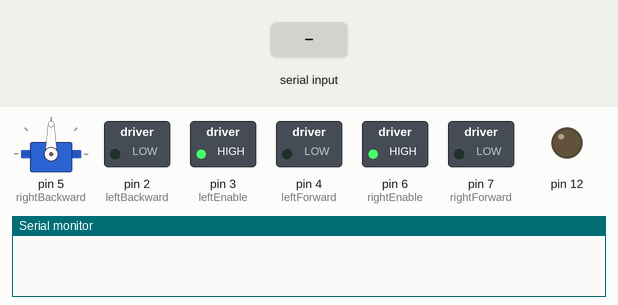
Recording of a sketch running on a simulated Arduino Uno, built with avr-gcc and run on an emulated ATmega328P. Shown: servo, switched loads named in the sketch (green lamp = pin HIGH), output pins drawn as LEDs (lit = HIGH), the last lines printed to the serial monitor. The test bench sets the inputs (shaded band). Pins used as bus, display or sensor lines are not drawn.

Above: at 1.2 s.
1.3 s: "0" received over Serial
At 1.6 s:
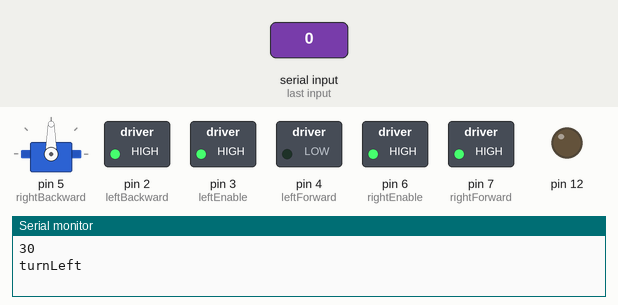
2.8 s: byte 16 (0x10) received over Serial
At 4.0 s:
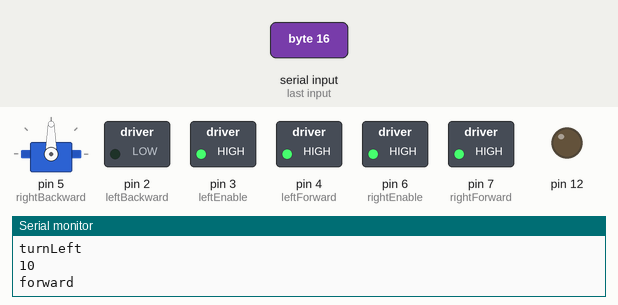
4.3 s: byte 32 (0x20) received over Serial
At 5.1 s:
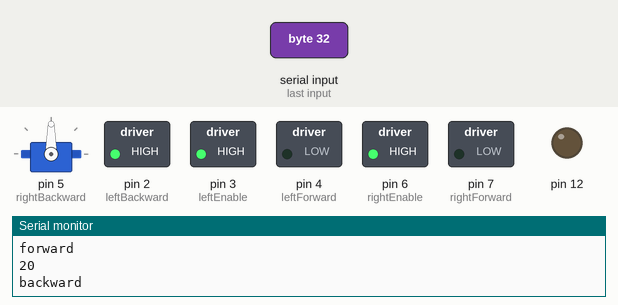
5.8 s: byte 64 (0x40) received over Serial
At 6.3 s:
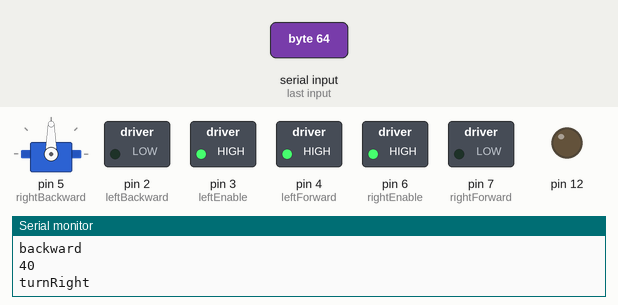
7.3 s: byte 170 (0xAA) received over Serial
At 8.5 s:
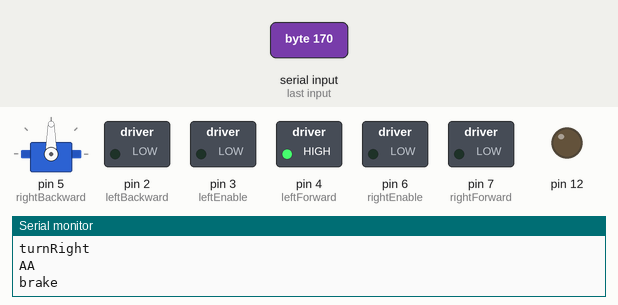
8.8 s: "1" received over Serial
At 9.7 s:
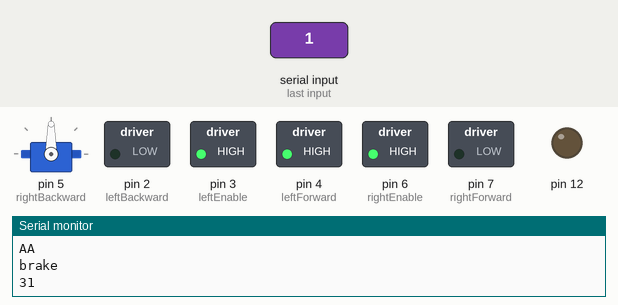
Timing chart, 0 to 11.3 s (numbered marks = the images above; inputs shaded):
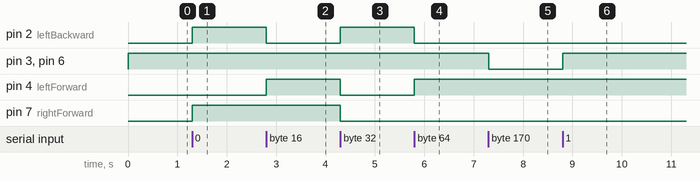

The sketch:

main.ino
```cpp
#include <Arduino.h>
#include <IRremote.h>
#include <SoftwareSerial.h>
#include "Ultrasonic.h"
#include <Servo.h>
#include "IRRemoteDefine.h"

/**
 * Created by Yvan RAJAONARIVONY
 * 01/06/2016
 * ------------------------------
 *
 * Robot Arduino 4WD with features :
 * - Motor left
 * - Motor right
 *
 * Change logs
 * -----------
 *
 */

#define DELTA_TIME        200
#define MODE_NONE         0
#define MODE_IR_COMMAND   1
#define MODE_ULTRASONIC   2

// Init ultrasonic and servo
#include "Ultrasonic.h"
#include <Servo.h>
Ultrasonic ultrasonic(12,13); // 12->trig, 13->echo
Servo mServo;
const int STEP = 5;
const int SIZE = 37;   // Size of distance array =(180/STEP) +1
int dist[SIZE];
int rDelay;
int mid = 90;

// Left motor pins init (enLeft = enable motor, pinB1 = forward, pinB2 = backward)
int leftEnable = 3;
int leftForward = 4;
int leftBackward = 2;

// Right motor pins init (enRight = enable motor, pinA1 = forward, pinA2 = backward)
int rightEnable = 6;
int rightForward = 7;
int rightBackward = 5;

// IR remote init
int pin_recept = 9; // On définit le pin 11
IRrecv ir_recept(pin_recept);
decode_results ir_decode; // stockage données reçues

boolean isRunning;
boolean useUltrasonic;
int mode;

SoftwareSerial bluetooth(10, 11);

void setup() {

// Set up bluetooth
bluetooth.begin(9600);

// Set motor pins to output
pinMode(leftEnable, OUTPUT);
pinMode(leftForward, OUTPUT);
pinMode(leftBackward, OUTPUT);

pinMode(rightEnable, OUTPUT);
pinMode(rightForward, OUTPUT);
pinMode(rightBackward, OUTPUT);

enableMotors();

isRunning = false;

// Init IR remote pins
Serial.begin(9600);
ir_recept.enableIRIn(); // Initialisation de la réception

// Init ultrasonic and servo
mServo.attach(5, 570, 2320);   // attaches the servo on pin 5 to the servo object
rDelay = 5 * STEP;            // assuming 10ms/degree speed

useUltrasonic = false;

}

void loop() {

  // Ultrasonic
  /*if (useUltrasonic) {
    rangeSweep(mid-90, mid+90, dist);
    disp(dist);
    int angle = getAngle(dist);
    //Serial.println(angle);
  }*/

if (Serial.available()) {
  enableMotors();
  int value = Serial.read();
  //bluetooth.write(value);
  Serial.println(value, HEX);
  useUltrasonic = true;

  if (value == 0x10) {
    forward();
  Serial.println("forward");
  } else if(value == 0x20) {
    backward();
    Serial.println("backward");
  } else if (value == 0x30) {
    turnLeft();
    Serial.println("turnLeft");
  } else if (value == 0x40) {
    turnRight();
    Serial.println("turnRight");
  } else if (value == 0xAA){
    disableMotors();
    Serial.println("brake");
    useUltrasonic = false;
  }
}

  /*if (ir_recept.decode(&ir_decode))
  {
    int key = ir_decode.value;
    Serial.println(ir_decode.value, HEX); // On affiche le code en hexadecimal
    ir_recept.resume();
    doCommand(key);
  }

  if (mode == MODE_ULTRASONIC) {

    rangeSweep(mid-90, mid+90, dist);
    disp(dist);
    int angle = getAngle(dist);
    Serial.println(angle);

  } else if (mode == MODE_IR_COMMAND) {

    delay(DELTA_TIME);

  }*/

}

// interpret IR remote command
void doCommand(int key) {

if (isRunning) {
  brake();
  Serial.println("Coast and return");
  return;
}

  switch (key) {
    case KEY_OK:
      brake();
      Serial.println("Break");
      break;

    case KEY_2:
        mode = MODE_ULTRASONIC;
        enableMotors();
        Serial.println("Mode ULTRASONIC selected");
        break;

    case KEY_1:
      mode = MODE_IR_COMMAND;
      enableMotors();
      Serial.println("Mode IR_COMMAND selected");
      break;

    case KEY_0:
      mode = MODE_NONE;
      disableMotors();
      Serial.println("Motors disabled");
      break;

    case KEY_TOP:
      forward();
      Serial.println("Forward");
      break;

    case KEY_BOTTOM:
      backward();
      Serial.println("Backward");
      break;

    case KEY_LEFT:
      turnLeft();
      Serial.println("Turn left");
      break;

    case KEY_RIGHT:
      turnRight();
      Serial.println("Turn right");
      break;
  }
}

// High level H-bridge commands
void enableMotors() {
  digitalWrite(leftEnable, HIGH);
  digitalWrite(rightEnable, HIGH);
}

void disableMotors() {
  digitalWrite(leftEnable, LOW);
  digitalWrite(rightEnable, LOW);
}

void forward() {
  motorLeftForward();
  motorRightForward();
  isRunning = true;
}

void coast() {
  motorLeftCoast();
  motorRightCoast();
  isRunning = false;
}

void brake() {
  motorLeftBrake();
  motorRightBrake();
  isRunning = false;
}

void backward() {
  motorLeftBackward();
  motorRightBackward();
  isRunning = true;
}

void turnLeft() {
  motorLeftBackward();
  motorRightForward();
  isRunning = true;
}

void turnRight() {
  motorRightBackward();
  motorLeftForward();
  isRunning = true;
}

void motorLeftForward() {
  digitalWrite(leftForward, HIGH);
  digitalWrite(leftBackward, LOW);
}

void motorLeftBackward() {
  digitalWrite(leftForward, LOW);
  digitalWrite(leftBackward, HIGH);
}

void motorLeftCoast() {
  digitalWrite(leftForward, LOW);
  digitalWrite(leftBackward, LOW);
}

void motorLeftBrake() {
  digitalWrite(leftForward, HIGH);
  digitalWrite(leftBackward, HIGH);
}

void motorRightForward() {
  digitalWrite(rightForward, HIGH);
  digitalWrite(rightBackward, LOW);
}

void motorRightBackward() {
  digitalWrite(rightForward, LOW);
  digitalWrite(rightBackward, HIGH);
}

void motorRightCoast() {
  digitalWrite(rightForward, LOW);
  digitalWrite(rightBackward, LOW);
}

void motorRightBrake() {
  digitalWrite(rightForward, HIGH);
  digitalWrite(rightBackward, HIGH);
}


/**
 * Reads distance over 180 degrees twice in left-to-right
 * sweep, then right-to-left sweep and averages the readings
 */
void rangeSweep(int st, int en, int dist[]) {
  int pos = 0;    // variable to store the servo position
  for(pos = st; pos<en; pos+=STEP) {
    mServo.write(pos);              // tell servo to go to position in variable 'pos'
    delay(rDelay);               // waits 10ms/degree for the servo to reach the position
    dist[int(pos/STEP)] = ultrasonic.Ranging(CM);
  }

  for(pos = en; pos>st; pos-=STEP) {
    mServo.write(pos);              // tell servo to go to position in variable 'pos'
    delay(rDelay);
    dist[int(pos/STEP)] += ultrasonic.Ranging(CM);
    dist[int(pos/STEP)] /= 2;
  }
}

/**
 * Prints the range readings to the serial monitor
 */
void  disp(int dist[]) {
  for(int i = 0; i < SIZE; i++) {
    Serial.print(i*STEP);
    Serial.print(", ");
    Serial.println(dist[i]);
  }
}

/**
 * Get the angle at which the distance is maximum
 */
int getAngle(int dist[]) {
  int maxDist=0;
  int angle=mid;
  for(int i = 0; i < SIZE; i++) {
    if(maxDist<dist[i]) {
      maxDist = dist[i];
      angle = i * STEP;
    }
  }
  return angle;
}
```

IRRemoteDefine.h
```cpp
//******************************************************************************
// IR remote constants define
//******************************************************************************

#ifndef IRRemoteDefine_h
#define IRRemoteDefine_h

#define KEY_TOP              0xFF629D
#define KEY_BOTTOM           0xFFA857
#define KEY_LEFT             0xFF22DD
#define KEY_RIGHT            0xFFC23D
#define KEY_OK               0xFF02FD

#define KEY_1                0xFF6897
#define KEY_2                0xFF9867
#define KEY_3                0xFFB04F
#define KEY_4                0xFF30CF
#define KEY_5                0xFF18E7
#define KEY_6                0xFF7A85
#define KEY_7                0xFF10EF
#define KEY_8                0xFF38C7
#define KEY_9                0xFF5AA5
#define KEY_0                0xFF4AB5

#define KEY_STAR             0xFF42BD
#define KEY_SHARP            0xFF52AD


#endif
```

ir_Aiwa.cpp
```cpp
#include "IRremote.h"
#include "IRremoteInt.h"

//==============================================================================
//                         AAA   IIIII  W   W   AAA
//                        A   A    I    W   W  A   A
//                        AAAAA    I    W W W  AAAAA
//                        A   A    I    W W W  A   A
//                        A   A  IIIII   WWW   A   A
//==============================================================================

// Based off the RC-T501 RCU
// Lirc file http://lirc.sourceforge.net/remotes/aiwa/RC-T501

#define AIWA_RC_T501_HZ            38
#define AIWA_RC_T501_BITS          15
#define AIWA_RC_T501_PRE_BITS      26
#define AIWA_RC_T501_POST_BITS      1
#define AIWA_RC_T501_SUM_BITS    (AIWA_RC_T501_PRE_BITS + AIWA_RC_T501_BITS + AIWA_RC_T501_POST_BITS)
#define AIWA_RC_T501_HDR_MARK    8800
#define AIWA_RC_T501_HDR_SPACE   4500
#define AIWA_RC_T501_BIT_MARK     500
#define AIWA_RC_T501_ONE_SPACE    600
#define AIWA_RC_T501_ZERO_SPACE  1700

//+=============================================================================
#if SEND_AIWA_RC_T501
void  IRsend::sendAiwaRCT501 (int code)
{
	unsigned long  pre = 0x0227EEC0;  // 26-bits

	// Set IR carrier frequency
	enableIROut(AIWA_RC_T501_HZ);

	// Header
	mark(AIWA_RC_T501_HDR_MARK);
	space(AIWA_RC_T501_HDR_SPACE);

	// Send "pre" data
	for (unsigned long  mask = 1UL << (26 - 1);  mask;  mask >>= 1) {
		mark(AIWA_RC_T501_BIT_MARK);
		if (pre & mask)  space(AIWA_RC_T501_ONE_SPACE) ;
		else             space(AIWA_RC_T501_ZERO_SPACE) ;
	}

//-v- THIS CODE LOOKS LIKE IT MIGHT BE WRONG - CHECK!
//    it only send 15bits and ignores the top bit
//    then uses TOPBIT which is 0x80000000 to check the bit code
//    I suspect TOPBIT should be changed to 0x00008000

	// Skip first code bit
	code <<= 1;
	// Send code
	for (int  i = 0;  i < 15;  i++) {
		mark(AIWA_RC_T501_BIT_MARK);
		if (code & 0x80000000)  space(AIWA_RC_T501_ONE_SPACE) ;
		else                    space(AIWA_RC_T501_ZERO_SPACE) ;
		code <<= 1;
	}

//-^- THIS CODE LOOKS LIKE IT MIGHT BE WRONG - CHECK!

	// POST-DATA, 1 bit, 0x0
	mark(AIWA_RC_T501_BIT_MARK);
	space(AIWA_RC_T501_ZERO_SPACE);

	mark(AIWA_RC_T501_BIT_MARK);
	space(0);
}
#endif

//+=============================================================================
#if DECODE_AIWA_RC_T501
bool  IRrecv::decodeAiwaRCT501 (decode_results *results)
{
	int  data   = 0;
	int  offset = 1;

	// Check SIZE
	if (irparams.rawlen < 2 * (AIWA_RC_T501_SUM_BITS) + 4)  return false ;

	// Check HDR Mark/Space
	if (!MATCH_MARK (results->rawbuf[offset++], AIWA_RC_T501_HDR_MARK ))  return false ;
	if (!MATCH_SPACE(results->rawbuf[offset++], AIWA_RC_T501_HDR_SPACE))  return false ;

	offset += 26;  // skip pre-data - optional
	while(offset < irparams.rawlen - 4) {
		if (MATCH_MARK(results->rawbuf[offset], AIWA_RC_T501_BIT_MARK))  offset++ ;
		else                                                             return false ;

		// ONE & ZERO
		if      (MATCH_SPACE(results->rawbuf[offset], AIWA_RC_T501_ONE_SPACE))   data = (data << 1) | 1 ;
		else if (MATCH_SPACE(results->rawbuf[offset], AIWA_RC_T501_ZERO_SPACE))  data = (data << 1) | 0 ;
		else                                                                     break ;  // End of one & zero detected
		offset++;
	}

	results->bits = (offset - 1) / 2;
	if (results->bits < 42)  return false ;

	results->value       = data;
	results->decode_type = AIWA_RC_T501;
	return true;
}
#endif
```

ir_Denon.cpp
```cpp
#include "IRremote.h"
#include "IRremoteInt.h"

// Reverse Engineered by looking at RAW dumps generated by IRremote

// I have since discovered that Denon publish all their IR codes:
//  https://www.google.co.uk/search?q=DENON+MASTER+IR+Hex+Command+Sheet
//  -> http://assets.denon.com/documentmaster/us/denon%20master%20ir%20hex.xls

// Having looked at the official Denon Pronto sheet and reverse engineered
// the timing values from it, it is obvious that Denon have a range of
// different timings and protocols ...the values here work for my AVR-3801 Amp!

//==============================================================================
//                    DDDD   EEEEE  N   N   OOO   N   N
//                     D  D  E      NN  N  O   O  NN  N
//                     D  D  EEE    N N N  O   O  N N N
//                     D  D  E      N  NN  O   O  N  NN
//                    DDDD   EEEEE  N   N   OOO   N   N
//==============================================================================

#define BITS          14  // The number of bits in the command

#define HDR_MARK     300  // The length of the Header:Mark
#define HDR_SPACE    750  // The lenght of the Header:Space

#define BIT_MARK     300  // The length of a Bit:Mark
#define ONE_SPACE   1800  // The length of a Bit:Space for 1's
#define ZERO_SPACE   750  // The length of a Bit:Space for 0's

//+=============================================================================
//
#if SEND_DENON
void  IRsend::sendDenon (unsigned long data,  int nbits)
{
	// Set IR carrier frequency
	enableIROut(38);

	// Header
	mark (HDR_MARK);
	space(HDR_SPACE);

	// Data
	for (unsigned long  mask = 1UL << (nbits - 1);  mask;  mask >>= 1) {
		if (data & mask) {
			mark (BIT_MARK);
			space(ONE_SPACE);
		} else {
			mark (BIT_MARK);
			space(ZERO_SPACE);
		}
	}

	// Footer
	mark(BIT_MARK);
    space(0);  // Always end with the LED off
}
#endif

//+=============================================================================
//
#if DECODE_DENON
bool  IRrecv::decodeDenon (decode_results *results)
{
	unsigned long  data   = 0;  // Somewhere to build our code
	int            offset = 1;  // Skip the Gap reading

	// Check we have the right amount of data
	if (irparams.rawlen != 1 + 2 + (2 * BITS) + 1)  return false ;

	// Check initial Mark+Space match
	if (!MATCH_MARK (results->rawbuf[offset++], HDR_MARK ))  return false ;
	if (!MATCH_SPACE(results->rawbuf[offset++], HDR_SPACE))  return false ;

	// Read the bits in
	for (int i = 0;  i < BITS;  i++) {
		// Each bit looks like: MARK + SPACE_1 -> 1
		//                 or : MARK + SPACE_0 -> 0
		if (!MATCH_MARK(results->rawbuf[offset++], BIT_MARK))  return false ;

		// IR data is big-endian, so we shuffle it in from the right:
		if      (MATCH_SPACE(results->rawbuf[offset], ONE_SPACE))   data = (data << 1) | 1 ;
		else if (MATCH_SPACE(results->rawbuf[offset], ZERO_SPACE))  data = (data << 1) | 0 ;
		else                                                        return false ;
		offset++;
	}

	// Success
	results->bits        = BITS;
	results->value       = data;
	results->decode_type = DENON;
	return true;
}
#endif
```

ir_Dish.cpp
```cpp
#include "IRremote.h"
#include "IRremoteInt.h"

//==============================================================================
//                       DDDD   IIIII   SSSS  H   H
//                        D  D    I    S      H   H
//                        D  D    I     SSS   HHHHH
//                        D  D    I        S  H   H
//                       DDDD   IIIII  SSSS   H   H
//==============================================================================

// Sharp and DISH support by Todd Treece ( http://unionbridge.org/design/ircommand )
//
// The sned function needs to be repeated 4 times
//
// Only send the last for characters of the hex.
// I.E.  Use 0x1C10 instead of 0x0000000000001C10 as listed in the LIRC file.
//
// Here is the LIRC file I found that seems to match the remote codes from the
// oscilloscope:
//   DISH NETWORK (echostar 301):
//   http://lirc.sourceforge.net/remotes/echostar/301_501_3100_5100_58xx_59xx

#define DISH_BITS          16
#define DISH_HDR_MARK     400
#define DISH_HDR_SPACE   6100
#define DISH_BIT_MARK     400
#define DISH_ONE_SPACE   1700
#define DISH_ZERO_SPACE  2800
#define DISH_RPT_SPACE   6200

//+=============================================================================
#if SEND_DISH
void  IRsend::sendDISH (unsigned long data,  int nbits)
{
	// Set IR carrier frequency
	enableIROut(56);

	mark(DISH_HDR_MARK);
	space(DISH_HDR_SPACE);

	for (unsigned long  mask = 1UL << (nbits - 1);  mask;  mask >>= 1) {
		if (data & mask) {
			mark(DISH_BIT_MARK);
			space(DISH_ONE_SPACE);
		} else {
			mark(DISH_BIT_MARK);
			space(DISH_ZERO_SPACE);
		}
	}
}
#endif
```

ir_LG.cpp
```cpp
#include "IRremote.h"
#include "IRremoteInt.h"

//==============================================================================
//                               L       GGGG
//                               L      G
//                               L      G  GG
//                               L      G   G
//                               LLLLL   GGG
//==============================================================================

#define LG_BITS 28

#define LG_HDR_MARK 8000
#define LG_HDR_SPACE 4000
#define LG_BIT_MARK 600
#define LG_ONE_SPACE 1600
#define LG_ZERO_SPACE 550
#define LG_RPT_LENGTH 60000

//+=============================================================================
#if DECODE_LG
bool  IRrecv::decodeLG (decode_results *results)
{
    long  data   = 0;
    int   offset = 1; // Skip first space

	// Check we have the right amount of data
    if (irparams.rawlen < (2 * LG_BITS) + 1 )  return false ;

    // Initial mark/space
    if (!MATCH_MARK(results->rawbuf[offset++], LG_HDR_MARK))  return false ;
    if (!MATCH_SPACE(results->rawbuf[offset++], LG_HDR_SPACE))  return false ;

    for (int i = 0;  i < LG_BITS;  i++) {
        if (!MATCH_MARK(results->rawbuf[offset++], LG_BIT_MARK))  return false ;

        if      (MATCH_SPACE(results->rawbuf[offset], LG_ONE_SPACE))   data = (data << 1) | 1 ;
        else if (MATCH_SPACE(results->rawbuf[offset], LG_ZERO_SPACE))  data = (data << 1) | 0 ;
        else                                                           return false ;
        offset++;
    }

    // Stop bit
    if (!MATCH_MARK(results->rawbuf[offset], LG_BIT_MARK))   return false ;

    // Success
    results->bits        = LG_BITS;
    results->value       = data;
    results->decode_type = LG;
    return true;
}
#endif

//+=============================================================================
#if SEND_LG
void  IRsend::sendLG (unsigned long data,  int nbits)
{
    // Set IR carrier frequency
    enableIROut(38);

    // Header
    mark(LG_HDR_MARK);
    space(LG_HDR_SPACE);
    mark(LG_BIT_MARK);

    // Data
    for (unsigned long  mask = 1UL << (nbits - 1);  mask;  mask >>= 1) {
        if (data & mask) {
            space(LG_ONE_SPACE);
            mark(LG_BIT_MARK);
        } else {
            space(LG_ZERO_SPACE);
            mark(LG_BIT_MARK);
        }
    }
    space(0);  // Always end with the LED off
}
#endif
```

Source omitted: irPronto.cpp (15123 bytes), ir_JVC.cpp (2891 bytes), ir_Mitsubishi.cpp (3030 bytes), ir_NEC.cpp (2730 bytes), ir_Panasonic.cpp (2696 bytes), ir_RC5_RC6.cpp (5882 bytes), ir_Samsung.cpp (2740 bytes), ir_Sanyo.cpp (2622 bytes), ir_Sharp.cpp (2281 bytes), ir_Sony.cpp (2724 bytes), ir_Template.cpp (5681 bytes), ir_Whynter.cpp (2842 bytes) and 2 more

Measured:
- after the input at 1.3 s, pin 2 (leftBackward), pin 7 (rightForward): LOW → HIGH at once
- after the input at 2.8 s, pin 2 (leftBackward): HIGH → LOW at once; pin 4 (leftForward): LOW → HIGH at once
- after the input at 4.3 s, pin 2 (leftBackward): LOW → HIGH at once; pin 4 (leftForward), pin 7 (rightForward): HIGH → LOW at once
- after the input at 5.8 s, pin 2 (leftBackward): HIGH → LOW at once; pin 4 (leftForward): LOW → HIGH at once
- after the input at 7.3 s, pin 3 (leftEnable), pin 6 (rightEnable): HIGH → LOW at once
- after the input at 8.8 s, pin 3 (leftEnable), pin 6 (rightEnable): LOW → HIGH at once
